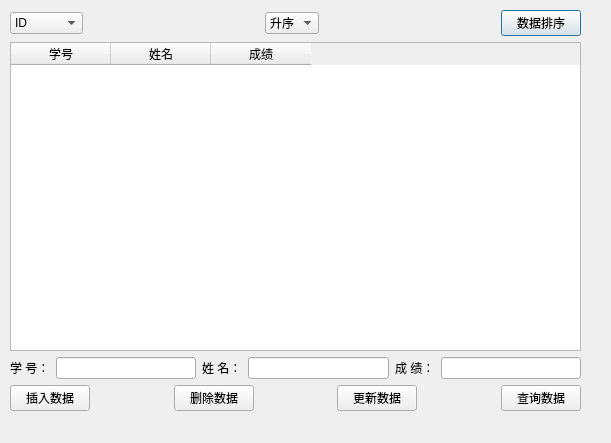
<?xml version="1.0" encoding="UTF-8"?>
<ui version="4.0">
 <class>StudentDlg</class>
 <widget class="QDialog" name="StudentDlg">
  <property name="geometry">
   <rect>
    <x>0</x>
    <y>0</y>
    <width>611</width>
    <height>443</height>
   </rect>
  </property>
  <property name="windowTitle">
   <string>学生管理系统</string>
  </property>
  <property name="windowIcon">
   <iconset resource="images.qrc">
    <normaloff>:/new/prefix1/Images/1-titleicon.jpg</normaloff>:/new/prefix1/Images/1-titleicon.jpg</iconset>
  </property>
  <widget class="QWidget" name="layoutWidget">
   <property name="geometry">
    <rect>
     <x>10</x>
     <y>10</y>
     <width>571</width>
     <height>401</height>
    </rect>
   </property>
   <layout class="QVBoxLayout" name="verticalLayout">
    <item>
     <layout class="QHBoxLayout" name="horizontalLayout">
      <item>
       <widget class="QComboBox" name="comboBoxValue">
        <item>
         <property name="text">
          <string>ID</string>
         </property>
        </item>
        <item>
         <property name="text">
          <string>SCORE</string>
         </property>
        </item>
       </widget>
      </item>
      <item>
       <spacer name="horizontalSpacer">
        <property name="orientation">
         <enum>Qt::Horizontal</enum>
        </property>
        <property name="sizeHint" stdset="0">
         <size>
          <width>40</width>
          <height>20</height>
         </size>
        </property>
       </spacer>
      </item>
      <item>
       <widget class="QComboBox" name="comboBoxCond">
        <item>
         <property name="text">
          <string>升序</string>
         </property>
        </item>
        <item>
         <property name="text">
          <string>降序</string>
         </property>
        </item>
       </widget>
      </item>
      <item>
       <spacer name="horizontalSpacer_2">
        <property name="orientation">
         <enum>Qt::Horizontal</enum>
        </property>
        <property name="sizeHint" stdset="0">
         <size>
          <width>40</width>
          <height>20</height>
         </size>
        </property>
       </spacer>
      </item>
      <item>
       <widget class="QPushButton" name="pushButtonSort">
        <property name="text">
         <string>数据排序</string>
        </property>
       </widget>
      </item>
     </layout>
    </item>
    <item>
     <widget class="QTableWidget" name="tableWidget">
      <column>
       <property name="text">
        <string>学号</string>
       </property>
      </column>
      <column>
       <property name="text">
        <string>姓名</string>
       </property>
      </column>
      <column>
       <property name="text">
        <string>成绩</string>
       </property>
      </column>
     </widget>
    </item>
    <item>
     <layout class="QHBoxLayout" name="horizontalLayout_2">
      <item>
       <widget class="QLabel" name="label">
        <property name="text">
         <string>学 号：</string>
        </property>
       </widget>
      </item>
      <item>
       <widget class="QLineEdit" name="lineEdit_ID"/>
      </item>
      <item>
       <widget class="QLabel" name="label_2">
        <property name="text">
         <string>姓 名：</string>
        </property>
       </widget>
      </item>
      <item>
       <widget class="QLineEdit" name="lineEdit_NAME"/>
      </item>
      <item>
       <widget class="QLabel" name="label_3">
        <property name="text">
         <string>成 绩：</string>
        </property>
       </widget>
      </item>
      <item>
       <widget class="QLineEdit" name="lineEdit_SCORE"/>
      </item>
     </layout>
    </item>
    <item>
     <layout class="QHBoxLayout" name="horizontalLayout_3">
      <item>
       <widget class="QPushButton" name="pushButton_INSERT">
        <property name="text">
         <string>插入数据</string>
        </property>
       </widget>
      </item>
      <item>
       <spacer name="horizontalSpacer_3">
        <property name="orientation">
         <enum>Qt::Horizontal</enum>
        </property>
        <property name="sizeHint" stdset="0">
         <size>
          <width>40</width>
          <height>20</height>
         </size>
        </property>
       </spacer>
      </item>
      <item>
       <widget class="QPushButton" name="pushButton_DELETE">
        <property name="text">
         <string>删除数据</string>
        </property>
       </widget>
      </item>
      <item>
       <spacer name="horizontalSpacer_4">
        <property name="orientation">
         <enum>Qt::Horizontal</enum>
        </property>
        <property name="sizeHint" stdset="0">
         <size>
          <width>40</width>
          <height>20</height>
         </size>
        </property>
       </spacer>
      </item>
      <item>
       <widget class="QPushButton" name="pushButton_UPDATE">
        <property name="text">
         <string>更新数据</string>
        </property>
       </widget>
      </item>
      <item>
       <spacer name="horizontalSpacer_5">
        <property name="orientation">
         <enum>Qt::Horizontal</enum>
        </property>
        <property name="sizeHint" stdset="0">
         <size>
          <width>40</width>
          <height>20</height>
         </size>
        </property>
       </spacer>
      </item>
      <item>
       <widget class="QPushButton" name="pushButton_SEARCH">
        <property name="text">
         <string>查询数据</string>
        </property>
       </widget>
      </item>
     </layout>
    </item>
   </layout>
  </widget>
 </widget>
 <resources>
  <include location="images.qrc"/>
 </resources>
 <connections/>
</ui>
